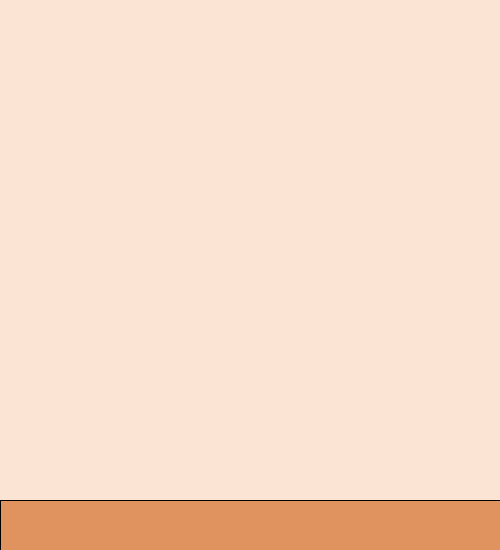
Frame 1 (no input)
Frame 60 (the mouse pressed at the canvas centre just before this capture): identical to frame 1, image omitted
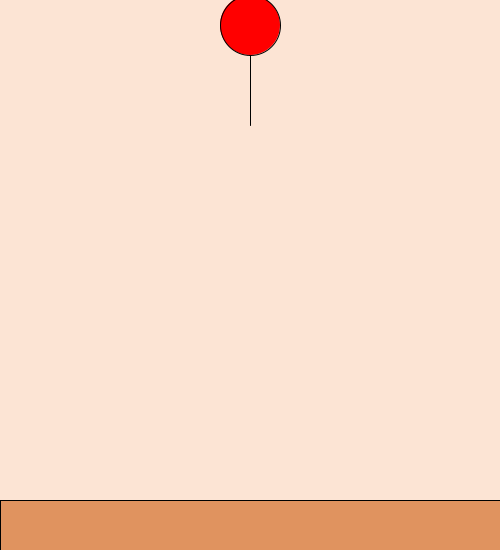
Frame 120 (the mouse held since frame 60 and released just before this capture)

The Processing sketch that drew these frames (run headless with seeded random() and noise(); from frame 60 on, the mouse is pressed at the canvas centre):

// Processing sketch: processing_76684
// ── processing_76684.pde

/*
Assignment #4
Name: Jenny Mott
E-mail: jmott@brynmawr.edu
Course: CS 110-Section 01
Submitted: 10/24/2012

So, I'm thinking this will be a thing where one clicks and there appears 
a balloon, which will then float upwards to be trapped by the ceiling
- and let's say that this room has a capacity of seven balloons, so things
start popping to make room.
*/
//define some variables
int i;
int max_balloons = 7;
int idxBalloons = 0;
//get this array shit goin'
Balloon[] balloons = new Balloon[max_balloons];
//make a window
void setup() {
    size(500,550);
}
//draw some stuff in the window - some stuff referring specifically to:
//a room and then a floor and then the possibility of some balloons.
void draw() {
  background (252,228,212);
  fill(224,147,95);
  rect(0,500,width,height);
  for (int i = 0; i < max_balloons; i++) {
    if(balloons[i] != null) {
      balloons[i].step();
      balloons[i].display();
    }
  }
}
//make it so pressing the mouse gives you a new balloon
//but then also that you don't get too wild with having too many balloons
void mousePressed() {
    balloons[idxBalloons] = new Balloon (mouseX, mouseY);
    idxBalloons = (idxBalloons+1) % max_balloons;
}
//define what a balloon is
class Balloon {
  float x;
  float y;
  float ySpeed = 5;
    
  Balloon (float tempX, float tempY) {
    x = tempX;
    y = tempY;
   }
//define what i want the balloons to look like when they show up
  void display() {
    ellipseMode (CENTER);
    fill (255,0,0);
    ellipse(x, y, 60, 60);
    fill (255);
    line(x, y+30, x, y+100);
    }
//fill with helium
  void step() {
    y = y - ySpeed;
      if (y < 30) {
        ySpeed = 0;
      }
   }

}
